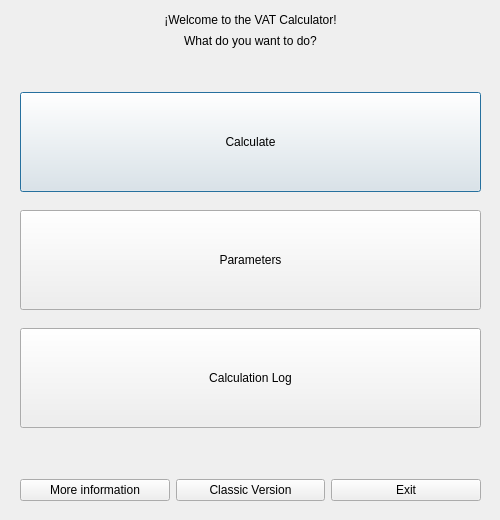
<?xml version="1.0" encoding="UTF-8"?>
<ui version="4.0">
 <class>MainWindow</class>
 <widget class="QDialog" name="MainWindow">
  <property name="enabled">
   <bool>true</bool>
  </property>
  <property name="geometry">
   <rect>
    <x>0</x>
    <y>0</y>
    <width>500</width>
    <height>520</height>
   </rect>
  </property>
  <property name="sizePolicy">
   <sizepolicy hsizetype="Fixed" vsizetype="Fixed">
    <horstretch>0</horstretch>
    <verstretch>0</verstretch>
   </sizepolicy>
  </property>
  <property name="minimumSize">
   <size>
    <width>500</width>
    <height>520</height>
   </size>
  </property>
  <property name="maximumSize">
   <size>
    <width>500</width>
    <height>520</height>
   </size>
  </property>
  <property name="mouseTracking">
   <bool>false</bool>
  </property>
  <property name="windowTitle">
   <string>VAT Calculator | © 2021 Mohamed Ahmed</string>
  </property>
  <property name="windowIcon">
   <iconset>
    <normaloff>../../../../.designer/backup/icon.bmp</normaloff>../../../../.designer/backup/icon.bmp</iconset>
  </property>
  <widget class="QWidget" name="widget" native="true">
   <property name="enabled">
    <bool>true</bool>
   </property>
   <property name="geometry">
    <rect>
     <x>0</x>
     <y>0</y>
     <width>501</width>
     <height>521</height>
    </rect>
   </property>
   <widget class="QWidget" name="verticalLayoutWidget_2">
    <property name="geometry">
     <rect>
      <x>20</x>
      <y>80</y>
      <width>461</width>
      <height>361</height>
     </rect>
    </property>
    <layout class="QVBoxLayout" name="ly_options">
     <item>
      <widget class="QPushButton" name="bn_calculate">
       <property name="minimumSize">
        <size>
         <width>100</width>
         <height>100</height>
        </size>
       </property>
       <property name="text">
        <string>Calculate</string>
       </property>
       <property name="iconSize">
        <size>
         <width>16</width>
         <height>16</height>
        </size>
       </property>
      </widget>
     </item>
     <item>
      <widget class="QPushButton" name="bn_parameters">
       <property name="minimumSize">
        <size>
         <width>100</width>
         <height>100</height>
        </size>
       </property>
       <property name="text">
        <string>Parameters</string>
       </property>
      </widget>
     </item>
     <item>
      <widget class="QPushButton" name="bn_log">
       <property name="minimumSize">
        <size>
         <width>100</width>
         <height>100</height>
        </size>
       </property>
       <property name="text">
        <string>Calculation Log</string>
       </property>
      </widget>
     </item>
    </layout>
   </widget>
   <widget class="QWidget" name="horizontalLayoutWidget">
    <property name="geometry">
     <rect>
      <x>20</x>
      <y>470</y>
      <width>461</width>
      <height>41</height>
     </rect>
    </property>
    <layout class="QHBoxLayout" name="ly_bottom">
     <item>
      <widget class="QPushButton" name="bn_moreinfo">
       <property name="text">
        <string>More information</string>
       </property>
      </widget>
     </item>
     <item>
      <widget class="QPushButton" name="bn_classic">
       <property name="text">
        <string>Classic Version</string>
       </property>
      </widget>
     </item>
     <item>
      <widget class="QPushButton" name="bn_exit">
       <property name="text">
        <string>Exit</string>
       </property>
       <property name="iconSize">
        <size>
         <width>2</width>
         <height>16</height>
        </size>
       </property>
      </widget>
     </item>
    </layout>
   </widget>
   <widget class="QWidget" name="verticalLayoutWidget">
    <property name="geometry">
     <rect>
      <x>20</x>
      <y>10</y>
      <width>461</width>
      <height>41</height>
     </rect>
    </property>
    <layout class="QVBoxLayout" name="ly_welcome">
     <property name="spacing">
      <number>1</number>
     </property>
     <property name="sizeConstraint">
      <enum>QLayout::SetMinimumSize</enum>
     </property>
     <property name="leftMargin">
      <number>0</number>
     </property>
     <property name="topMargin">
      <number>0</number>
     </property>
     <property name="bottomMargin">
      <number>0</number>
     </property>
     <item>
      <widget class="QLabel" name="lb_welcome1">
       <property name="text">
        <string>¡Welcome to the VAT Calculator!</string>
       </property>
       <property name="alignment">
        <set>Qt::AlignCenter</set>
       </property>
      </widget>
     </item>
     <item>
      <widget class="QLabel" name="lb_welcome2">
       <property name="enabled">
        <bool>true</bool>
       </property>
       <property name="text">
        <string>What do you want to do?</string>
       </property>
       <property name="alignment">
        <set>Qt::AlignCenter</set>
       </property>
       <property name="indent">
        <number>-1</number>
       </property>
      </widget>
     </item>
    </layout>
   </widget>
  </widget>
 </widget>
 <resources/>
 <connections>
  <connection>
   <sender>bn_exit</sender>
   <signal>clicked()</signal>
   <receiver>MainWindow</receiver>
   <slot>close()</slot>
   <hints>
    <hint type="sourcelabel">
     <x>405</x>
     <y>470</y>
    </hint>
    <hint type="destinationlabel">
     <x>249</x>
     <y>259</y>
    </hint>
   </hints>
  </connection>
  <connection>
   <sender>bn_classic</sender>
   <signal>clicked()</signal>
   <receiver>MainWindow</receiver>
   <slot>close()</slot>
   <hints>
    <hint type="sourcelabel">
     <x>250</x>
     <y>490</y>
    </hint>
    <hint type="destinationlabel">
     <x>249</x>
     <y>259</y>
    </hint>
   </hints>
  </connection>
 </connections>
</ui>
